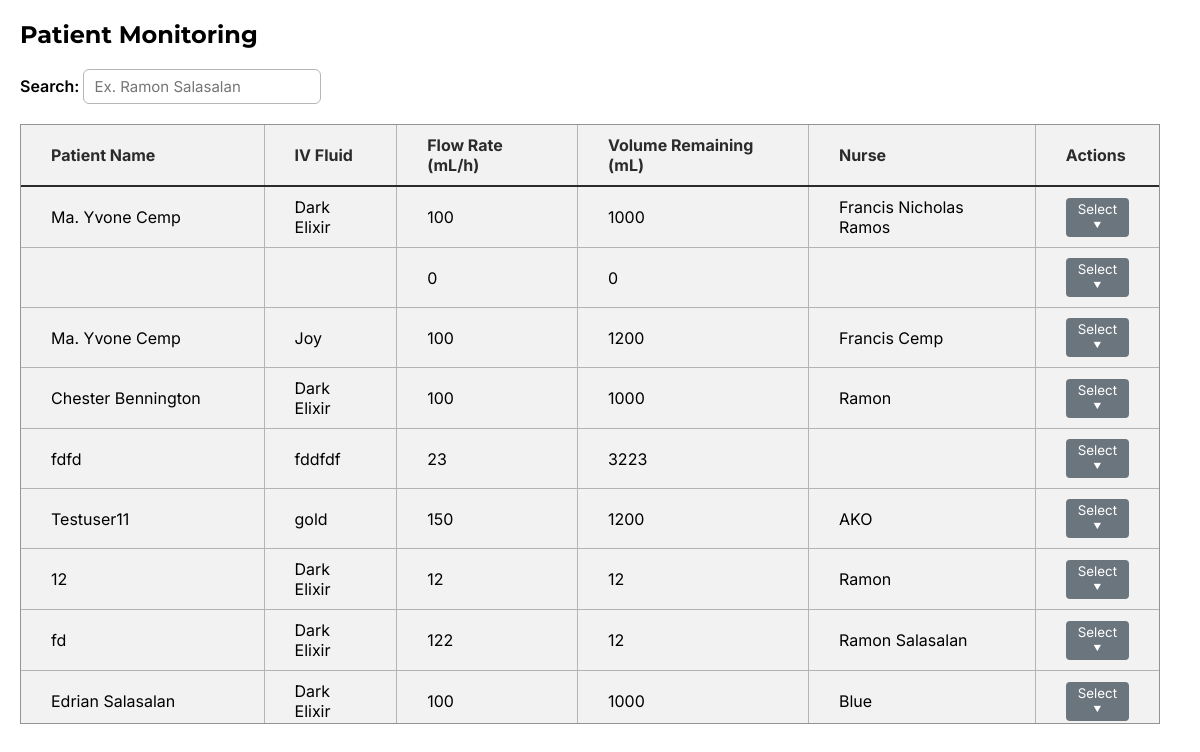
The page /admin/monitoring.php (signed in) on the database as committed earlier.
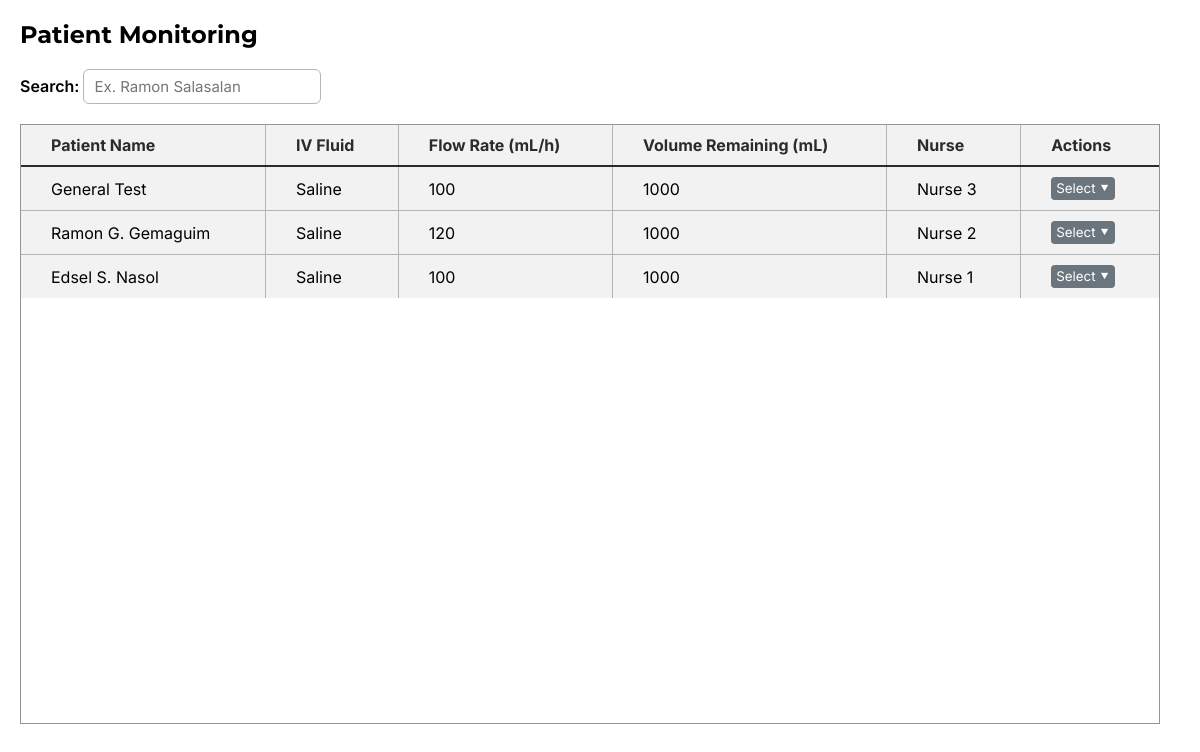
The same page on the database as committed later.
### tables this page shows
CREATE TABLE `doc_orders` (
  `id` int(11) NOT NULL,
  `patient_name` varchar(255) NOT NULL,
  `iv_fluid_name` varchar(255) NOT NULL,
  `volume` int(10) NOT NULL,
  `flow_rate` int(10) NOT NULL,
  `incorp` varchar(255) NOT NULL,
  `ivf_no` varchar(255) NOT NULL,
  `date_started` varchar(255) NOT NULL,
  `time_started` varchar(255) NOT NULL DEFAULT current_timestamp(),
  `date_consumed` varchar(255) NOT NULL,
  `time_consumed` varchar(255) NOT NULL,
  `nurse` varchar(255) NOT NULL
);

### admin/function/monitoring/monitored_patient.php (the view, shortened to what this page needs)
<?php
include 'db.php';
$sql = "SELECT id, patient_name, iv_fluid_name, volume, flow_rate, incorp, ivf_no, date_started, time_started, date_consumed, time_consumed, nurse FROM doc_orders ORDER BY id DESC";
$result = $conn->query($sql);
if ($result->num_rows > 0) {
    while ($row = $result->fetch_assoc()) {
        echo "<tr>";
        echo "<td>" . htmlspecialchars($row['patient_name']) . "</td>";
        echo "<td>" . htmlspecialchars($row['iv_fluid_name']) . "</td>";
        echo "<td>" . htmlspecialchars($row['flow_rate']) . "</td>";
        echo "<td>" . htmlspecialchars($row['volume']) . "</td>";
        echo "<td>" . htmlspecialchars($row['nurse']) . "</td>";
        echo "<td>
                <div class='dropdown'>
                    <button class='dropdown-button' onclick='toggleDropdown(event)'>Select &#11206;</button>
                    <div class='dropdown-menu'>
                        <a href='#' onclick=\"openEditModal(
                            '{$row['id']}',
                            '{$row['patient_name']}',
                            '{$row['iv_fluid_name']}',
                            '{$row['volume']}',
                            '{$row['flow_rate']}',
                            '{$row['incorp']}',
                            '{$row['ivf_no']}',
                            '{$row['date_started']}',
                            '{$row['time_started']}',
                            '{$row['date_consumed']}',
                            '{$row['time_consumed']}',
                            '{$row['nurse']}'
                        )\">View</a>
                        <a href='function/discharge/discharge.php?id={$row['id']}' onclick='return confirm(\"Are you sure to DISCHARGE this patient?\");'>Discharge</a>
                    </div>
                </div>
              </td>";
        echo "</tr>";
    }
} else {
    echo "<tr><td colspan='6' style='color: red;'>No patients found</td></tr>";
}
?>

Rows that differ between the two databases and show on the page:
removed doc_orders: patient_name "Ma. Yvone Cemp", iv_fluid_name "Dark Elixir", flow_rate "100", volume "1000", nurse "Francis Nicholas Ramos"
removed doc_orders: flow_rate "0", volume "0"
removed doc_orders: patient_name "Ma. Yvone Cemp", iv_fluid_name "Joy", flow_rate "100", volume "1200", nurse "Francis Cemp"
removed doc_orders: patient_name "Chester Bennington", iv_fluid_name "Dark Elixir", flow_rate "100", volume "1000", nurse "Ramon"
removed doc_orders: patient_name "fdfd", iv_fluid_name "fddfdf", flow_rate "23", volume "3223"
removed doc_orders: patient_name "Testuser11", iv_fluid_name "gold", flow_rate "150", volume "1200", nurse "AKO"
removed doc_orders: patient_name "12", iv_fluid_name "Dark Elixir", flow_rate "12", volume "12", nurse "Ramon"
removed doc_orders: patient_name "fd", iv_fluid_name "Dark Elixir", flow_rate "122", volume "12", nurse "Ramon Salasalan"
removed doc_orders: patient_name "Edrian Salasalan", iv_fluid_name "Dark Elixir", flow_rate "100", volume "1000", nurse "Blue"
now on this page (row edited): doc_orders: patient_name "General Test", iv_fluid_name "Saline", flow_rate "100", volume "1000", nurse "Nurse 3"
now on this page (row edited): doc_orders: patient_name "Ramon G. Gemaguim", iv_fluid_name "Saline", flow_rate "120", volume "1000", nurse "Nurse 2"
now on this page (row edited): doc_orders: patient_name "Edsel S. Nasol", iv_fluid_name "Saline", flow_rate "100", volume "1000", nurse "Nurse 1"
